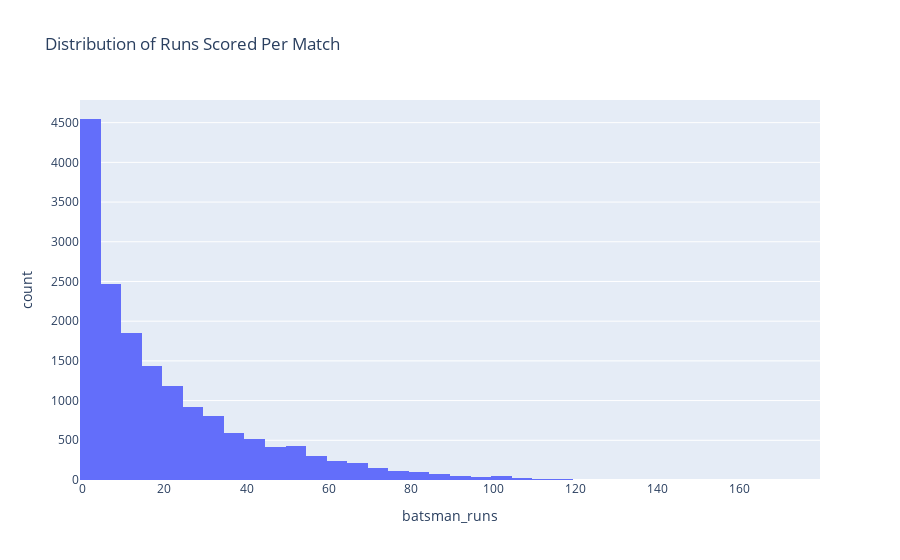

The cell this chart's notebook holds for it:
### Code cell
fig = px.histogram(
    batsman_match_runs,
    x="batsman_runs",
    nbins=50,
    title="Distribution of Runs Scored Per Match",
)

fig.show()

### Figure 1 — Plotly figure (JSON) as saved in the notebook; plotly's stock layout.template omitted (floating-point values rounded to 4 significant figures; data arrays with more than 128 entries replaced by an {"elided": "..."} marker saying what was removed)
{"data": [{"bingroup": "x", "hovertemplate": "batsman_runs=%{x}<br>count=%{y}<extra></extra>", "legendgroup": "", "marker": {"color": "#636efa", "pattern": {"shape": ""}}, "name": "", "nbinsx": 50, "orientation": "v", "showlegend": false, "type": "histogram", "x": {"elided": "16515 int values"}, "xaxis": "x", "yaxis": "y"}], "layout": {"barmode": "relative", "legend": {"tracegroupgap": 0}, "title": {"text": "Distribution of Runs Scored Per Match"}, "xaxis": {"anchor": "y", "domain": [0, 1], "title": {"text": "batsman_runs"}}, "yaxis": {"anchor": "x", "domain": [0, 1], "title": {"text": "count"}}}}
